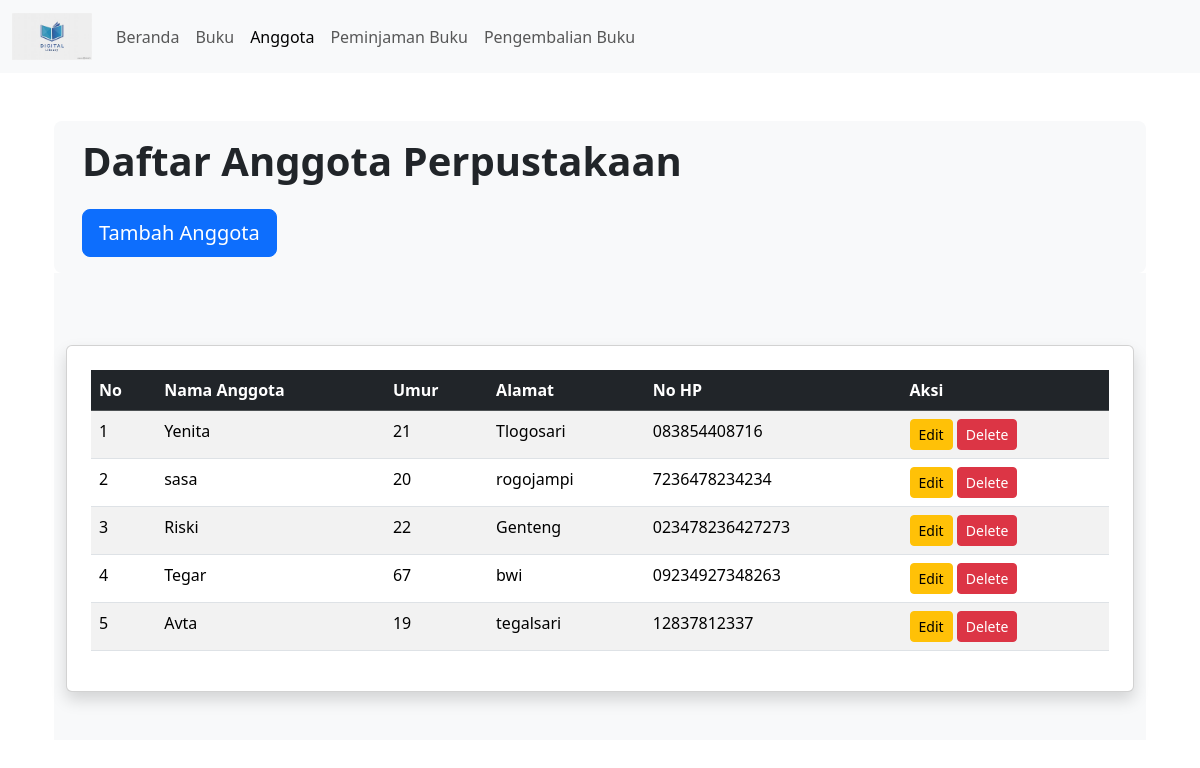
/anggota.php, run on the app's committed database.
### tables this page shows
CREATE TABLE `anggota` (
  `id` int(11) NOT NULL,
  `nama` varchar(100) NOT NULL,
  `alamat` text NOT NULL,
  `no_hp` varchar(15) NOT NULL,
  `umur` int(3) DEFAULT NULL
);

### anggota.php (the view, shortened to what this page needs)
<!DOCTYPE html>
<html lang="en">
<head>
    <link href="https://cdn.jsdelivr.net/npm/bootstrap@5.3.3/dist/css/bootstrap.min.css" rel="stylesheet">
</head>
<body>
    <nav class="navbar navbar-expand-lg bg-body-tertiary">
        <div class="container-fluid">
            <img class="navbar-brand" src="plugins/img/th.jpeg" style="width: 80px;">
            <div class="collapse navbar-collapse" id="navbarSupportedContent">
                <ul class="navbar-nav me-auto mb-2 mb-lg-0">
                    <li class="nav-item">
                        <a class="nav-link" href="index.php">Beranda</a>
                    </li>
                    <li class="nav-item">
                        <a class="nav-link" href="buku.php">Buku</a>
                    </li>
                    <li class="nav-item">
                        <a class="nav-link active" href="anggota.php">Anggota</a>
                    </li>
                    <li class="nav-item">
                        <a class="nav-link" href="peminjaman.php">Peminjaman Buku</a>
                    </li>
                    <li class="nav-item">
                        <a class="nav-link" href="pengembalian.php">Pengembalian Buku</a>
                    </li>
                </ul>
            </div>
        </div>
    </nav>
    <div class="container">
        <main>
            <div class="container py-5">
                <div class="p-3 bg-body-tertiary rounded-3">
                    <div class="container-fluid">
                        <h1 class="display-6 fw-bold">Daftar Anggota Perpustakaan</h1>
                        <button class="btn btn-primary btn-lg mt-3" type="button" onclick="window.location.href='formanggota.php'">Tambah Anggota</button>
                    </div>
                </div>
                <div class="album py-5 bg-body-tertiary">
                    <div class="container">
                        <div class="card shadow p-4 mt-4">
                            <table class="table table-striped table-hover">
                                <thead class="table-dark">
                                    <tr>
                                        <th scope="col">No</th>
                                        <th scope="col">Nama Anggota</th>
                                        <th scope="col">Umur</th>
                                        <th scope="col">Alamat</th>
                                        <th scope="col">No HP</th>
                                        <th scope="col">Aksi</th>
                                    </tr>
                                </thead>
                                <tbody>
                                    <?php
                                    $host = 'localhost';
                                    $username = 'root';
                                    $password = '';
                                    $dbname = 'db_perpus';
                                    $conn = new mysqli($host, $username, $password, $dbname);
                                    $sql = "SELECT * FROM anggota";
                                    $result = $conn->query($sql);
                                    if ($result->num_rows > 0) {
                                        $no = 1;
                                        while ($row = $result->fetch_assoc()) {
                                            echo "<tr>
                                                <td>" . $no . "</td>
                                                <td>" . $row['nama'] . "</td>
                                                <td>" . $row['umur'] . "</td>
                                                <td>" . $row['alamat'] . "</td>
                                                <td>" . $row['no_hp'] . "</td>
                                                <td>
                                                    <a href='editanggota.php?id=" . $row['id'] . "' class='btn btn-warning btn-sm' onclick='return confirmEdit(event, \"" . $row['id'] . "\")'>Edit</a>
                                                    <form action='proses_delete_anggota.php' method='post' style='display: inline;'>
                                                        <input type='hidden' name='id' value='" . $row['id'] . "'>
                                                        <button type='submit' class='btn btn-danger btn-sm' onclick='return confirm(\"Apakah Anda yakin ingin menghapus anggota ini?\")'>Delete</button>
                                                    </form>
                                                </td>
                                            </tr>";
                                            $no++;
                                        }
                                    } else {
                                        echo "<tr><td colspan='6' class='text-center'>Tidak ada data anggota</td></tr>";
                                    }
                                    ?>
                                </tbody>
                            </table>
                        </div>
                    </div>
                </div>
            </div>
        </main>
    </div>
</body>
</html>

### data on the page
anggota: nama "Yenita", umur "21", alamat "Tlogosari", no_hp "083854408716"
anggota: nama "sasa", umur "20", alamat "rogojampi", no_hp "7236478234234"
anggota: nama "Riski", umur "22", alamat "Genteng", no_hp "023478236427273"
anggota: nama "Tegar", umur "67", alamat "bwi", no_hp "09234927348263"
anggota: nama "Avta", umur "19", alamat "tegalsari", no_hp "12837812337"
